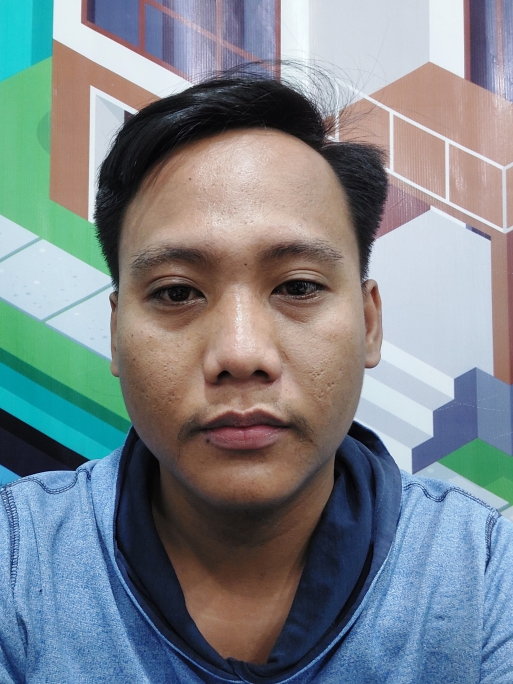
#> input picture Cropping Image/Foto.jpg, 513 x 684 px
$ python cropping-image.py
#> lines starting #> are read from the running program, lines starting #| are printed output that depends on the picture
import cv2

image = cv2.imread('Foto.jpg')
#> image is the input picture: shape (684, 513, 3); mean B, G, R 138.8, 132.9, 124.3
print(image.shape)
#| (684, 513, 3)

# Y awal : titik awal koordinat dari atas = 100
# Y akhir : titik akhir koordinat dari atas = 200
# X awal :titik awal koordinat dari kiri = 300
# X ahir : titik akhir koordinat dari kiri 500

crop = image[100:200, 300:500]
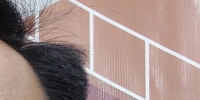
#> crop: shape (100, 200, 3); mean B, G, R 134.7, 139.2, 160.9

cv2.imshow("full",image)
cv2.imshow('crop',crop)
cv2.waitKey(0)
